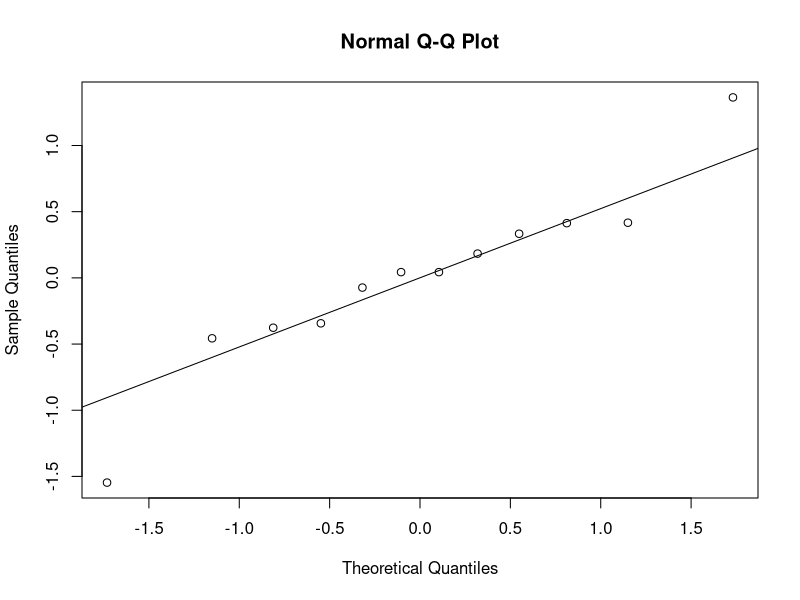
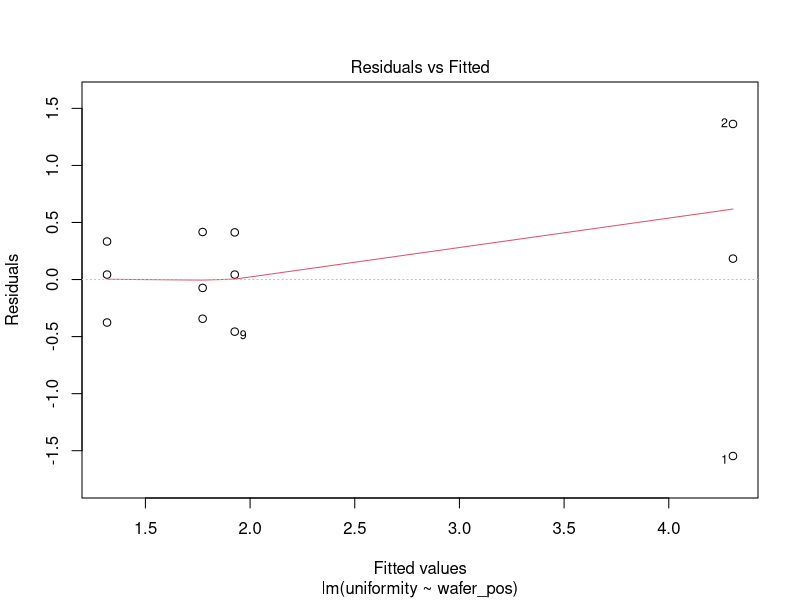
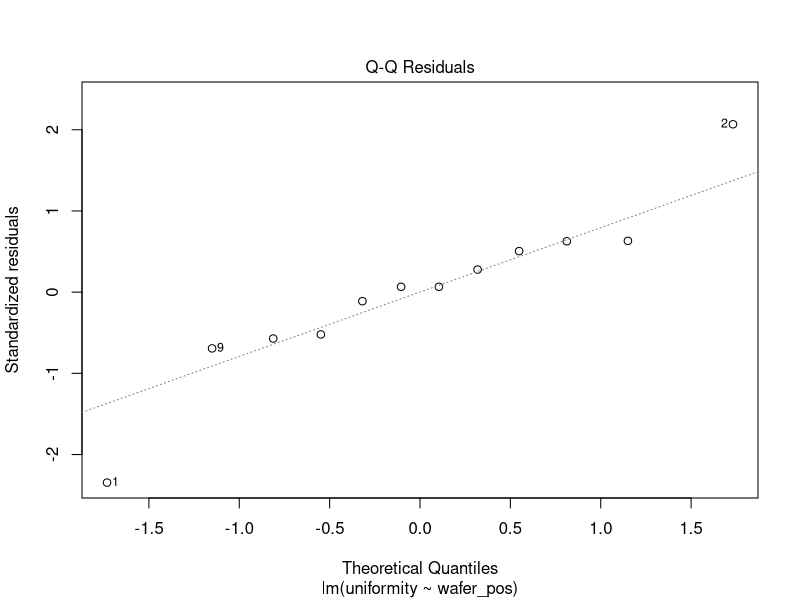
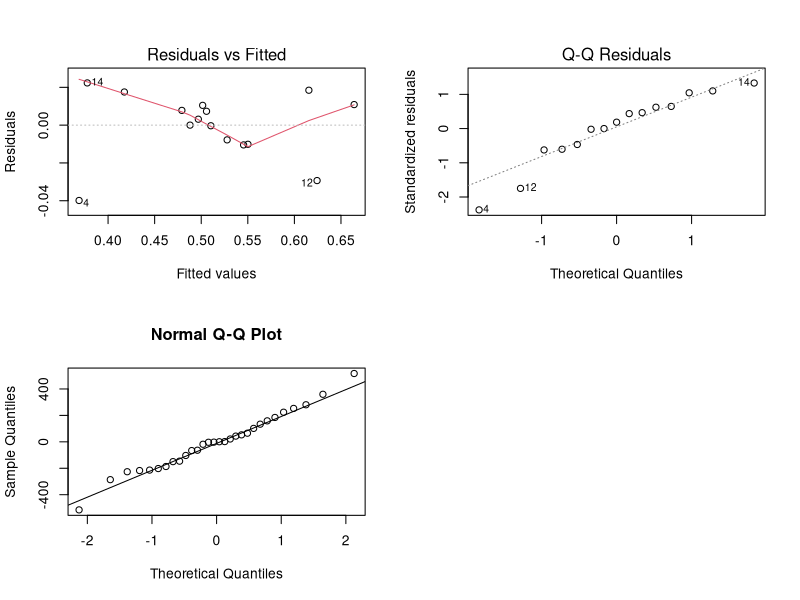
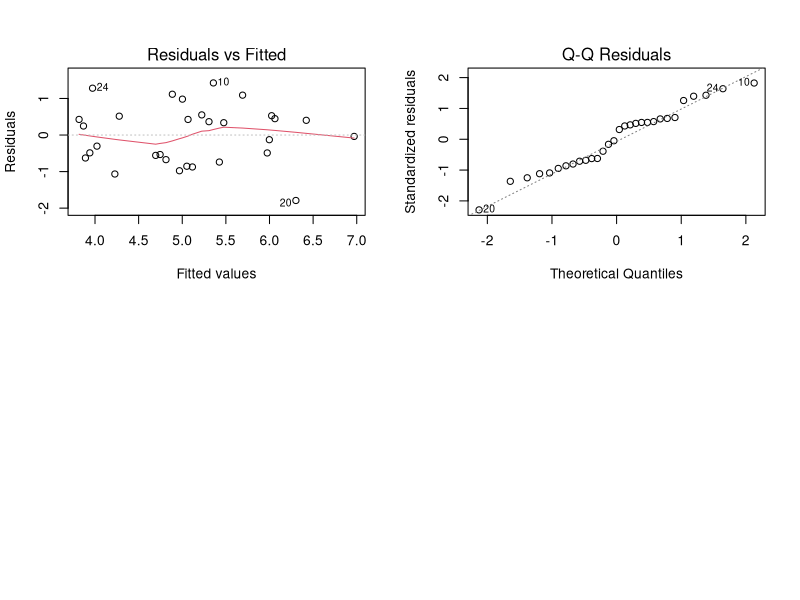

The R script that drew these images, in order:
## ---- chunk 1
wafer_pos <- c(1,1,1,2,2,2,3,3,3,4,4,4)
wafer_pos <- factor(wafer_pos)
uniformity <- c(2.76,5.67,4.49,1.43,1.7
               ,2.19,2.34,1.97,1.47,0.94
               ,1.36,1.65)
p16 <- data.frame(wafer_pos,uniformity)
## ---- chunk 2
m1 <- lm(uniformity ~ wafer_pos, p16)
an1 <- anova(m1)
## ---- chunk 3
sigma_t <- (an1$`Mean Sq`[1] -an1$`Mean Sq`[2])/ nrow(p16)
## ---- chunk 4
ss_e <- an1$`Sum Sq`[2]
## ---- chunk 5
qqnorm(m1$residuals)
qqline(m1$residuals)
## ---- chunk 6
plot(m1,1:2)
## ---- chunk 7
oil <- c(1,1,1,1,1,2,2,2,2,2,3,3,3,3,3)
oil <- factor(oil)
truck <- c(1,2,3,4,5,1,2,3,4,5,1,2,3,4,5)
truck <- factor(truck)
fuel_consumption <- c(0.5,0.634,0.487,0.329,0.512,
                      0.535,0.675,0.52,0.435,0.54,
                      0.513,0.595,0.488,0.4,0.51)
df <- data.frame(oil, truck, fuel_consumption)

## ---- chunk 8
m2 <- lm(fuel_consumption ~ oil + truck, df)
an2 <-anova(m2)
## ---- chunk 9
mean_1 <- mean(df[df$oil == 1,3])
mean_2 <- mean(df[df$oil == 2,3])
mean_3 <- mean(df[df$oil == 3,3])

t_12 <- (mean_1 - mean_2) / sqrt(an2$`Mean Sq`[3] * (2/5))
t_13 <- (mean_1 - mean_3) / sqrt(an2$`Mean Sq`[3] * (2/5))
t_23 <- (mean_2 - mean_3) / sqrt(an2$`Mean Sq`[3] * (2/5))
## ---- chunk 10
par(mfrow=c(2,2))
plot(m2, 1:2)
## ---- chunk 11
project <- c(1,2,3,4,5,6,7,8,9,10,
             1,2,3,4,5,6,7,8,9,10,
             1,2,3,4,5,6,7,8,9,10)
project <- factor(project)
treatment <- c("MP Only","MP Only","MP Only","MP Only",
               "MP Only","MP Only","MP Only","MP Only",
               "MP Only","MP Only","MP + HDMTX","MP + HDMTX",
               "MP + HDMTX","MP + HDMTX","MP + HDMTX","MP + HDMTX",
               "MP + HDMTX","MP + HDMTX","MP + HDMTX","MP + HDMTX",
               "MP + LDMTX","MP + LDMTX","MP + LDMTX","MP + LDMTX",
               "MP + LDMTX","MP + LDMTX","MP + LDMTX","MP + LDMTX",
               "MP + LDMTX","MP + LDMTX")
treatment <- factor(treatment)
gene_Expression <- c(334.5,31.6,701,41.2,61.2,
                     69.6,67.5,66.6,120.7,881.9,
                     919.4,404.2,1024.8,54.1,62.8,
                     671.6,882.1,354.2,321.9,91.1,
                     108.4,26.1,240.8,191.1,69.7,
                     242.8,62.7,396.9,23.6,290.4)  
p4.12 <- data.frame(project, treatment, gene_Expression)
## ---- chunk 12
m3 <- lm(gene_Expression ~ treatment + project, p4.12)
anova(m3)
## ---- chunk 13
qqnorm(m3$residuals)
qqline(m3$residuals)
## ---- chunk 14
p4.12$l.gene_Expression <- log(p4.12$gene_Expression)
m4 <- lm(l.gene_Expression ~ treatment + project, p4.12)
anova(m4)
## ---- chunk 15
par(mfrow=c(2,2))
plot(m4, 1:2)
